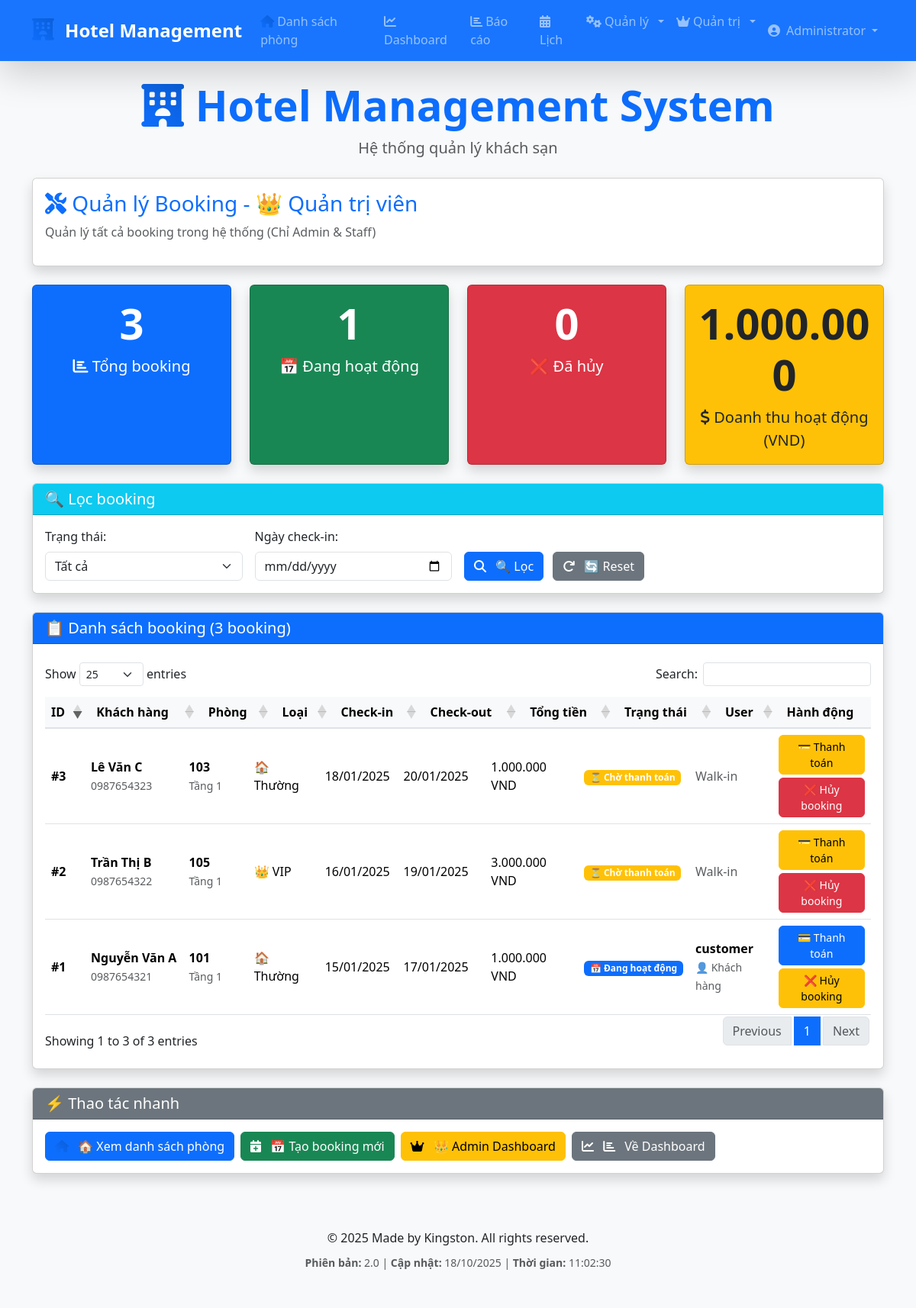
/manage_bookings.php (signed in), run on the app's committed database.
### tables this page shows
CREATE TABLE bookings (
    id INT AUTO_INCREMENT PRIMARY KEY,
    guest_id INT NOT NULL,
    room_id INT NOT NULL,
    checkin DATE NOT NULL,
    checkout DATE NOT NULL,
    total_price DECIMAL(10,2) NOT NULL,
    status ENUM('pending_payment', 'booked', 'checked_in', 'checked_out', 'completed', 'cancelled', 'early_checkout') DEFAULT 'pending_payment',
    payment_status ENUM('unpaid', 'paid', 'partial', 'refunded') DEFAULT 'unpaid',
    created_at TIMESTAMP DEFAULT CURRENT_TIMESTAMP,
    updated_at TIMESTAMP DEFAULT CURRENT_TIMESTAMP ON UPDATE CURRENT_TIMESTAMP,
    FOREIGN KEY (guest_id) REFERENCES guests(id) ON DELETE CASCADE,
    FOREIGN KEY (room_id) REFERENCES rooms(id) ON DELETE CASCADE
);

CREATE TABLE guests (
    id INT AUTO_INCREMENT PRIMARY KEY,
    user_id INT NULL,
    name VARCHAR(100) NOT NULL,
    phone VARCHAR(20),
    email VARCHAR(100),
    id_card VARCHAR(20),
    address TEXT,
    created_at TIMESTAMP DEFAULT CURRENT_TIMESTAMP,
    FOREIGN KEY (user_id) REFERENCES users(id) ON DELETE SET NULL
);

CREATE TABLE rooms (
    id INT AUTO_INCREMENT PRIMARY KEY,
    room_number VARCHAR(10) UNIQUE NOT NULL,
    type ENUM('VIP', 'Thường') DEFAULT 'Thường',
    floor INT NOT NULL,
    price DECIMAL(10,2) NOT NULL,
    price_per_night DECIMAL(10,2) NOT NULL,   
    status ENUM('available', 'booked', 'occupied', 'cleaning', 'maintenance') DEFAULT 'available',
    amenities TEXT,
    created_at TIMESTAMP DEFAULT CURRENT_TIMESTAMP
);

CREATE TABLE users (
    id INT AUTO_INCREMENT PRIMARY KEY,
    username VARCHAR(50) UNIQUE NOT NULL,
    password VARCHAR(255) NOT NULL,
    full_name VARCHAR(100) NOT NULL,
    email VARCHAR(100) UNIQUE NOT NULL,
    phone VARCHAR(20),
    role ENUM('admin', 'staff', 'customer') DEFAULT 'customer',
    status ENUM('active', 'inactive') DEFAULT 'active',
    created_at TIMESTAMP DEFAULT CURRENT_TIMESTAMP,
    last_login TIMESTAMP NULL
);

### auth/auth_functions.php (called while the page is built, shortened)
<?php
function getUserRole() {
    return $_SESSION['role'] ?? null;
}
function getRoleDisplayName($role) {
    switch ($role) {
        case 'admin':
            return '👑 Quản trị viên';
        case 'customer':
            return '👤 Khách hàng';
    }
}
?>

### manage_bookings.php (the view, shortened to what this page needs)
<?php
include "db.php";
include "auth/auth_functions.php";
$filter_status = $_GET['status'] ?? '';
$filter_date = $_GET['date'] ?? '';
$where_conditions = [];
$where_clause = !empty($where_conditions) ? 'WHERE ' . implode(' AND ', $where_conditions) : '';
$bookings_query = "
    SELECT b.*, r.room_number, r.type as room_type, r.floor,
           g.name as guest_name, g.phone as guest_phone,
           u.username, u.role as user_role
    FROM bookings b
    JOIN rooms r ON b.room_id = r.id
    JOIN guests g ON b.guest_id = g.id
    LEFT JOIN users u ON g.user_id = u.id
    $where_clause
    ORDER BY b.id DESC
";
$bookings = $conn->query($bookings_query);
$stats = $conn->query("
    SELECT
        COUNT(*) as total_bookings,
        SUM(CASE WHEN status = 'booked' THEN 1 ELSE 0 END) as active_bookings,
        SUM(CASE WHEN status = 'cancelled' THEN 1 ELSE 0 END) as cancelled_bookings,
        SUM(CASE WHEN status = 'booked' THEN total_price ELSE 0 END) as active_revenue
    FROM bookings
")->fetch_assoc();
include "includes/header.php";
?>
<div class="card shadow mb-4">
    <div class="card-body">
        <h2 class="card-title fs-3 text-primary"><i class="fas fa-tools"></i> Quản lý Booking - <?php echo getRoleDisplayName(getUserRole()); ?></h2>
        <p class="text-muted">Quản lý tất cả booking trong hệ thống (Chỉ Admin & Staff)</p>
    </div>
</div>
<div class="row g-4 mb-4">
    <div class="col-lg-3 col-md-6 col-sm-12">
        <div class="card bg-primary text-white text-center h-100 shadow">
            <div class="card-body">
                <div class="display-4 fw-bold mb-2"><?php echo $stats['total_bookings']; ?></div>
                <div class="fs-5"><i class="fas fa-chart-bar"></i> Tổng booking</div>
            </div>
        </div>
    </div>
    <div class="col-lg-3 col-md-6 col-sm-12">
        <div class="card bg-success text-white text-center h-100 shadow">
            <div class="card-body">
                <div class="display-4 fw-bold mb-2"><?php echo $stats['active_bookings']; ?></div>
                <div class="fs-5">📅 Đang hoạt động</div>
            </div>
        </div>
    </div>
    <div class="col-lg-3 col-md-6 col-sm-12">
        <div class="card bg-danger text-white text-center h-100 shadow">
            <div class="card-body">
                <div class="display-4 fw-bold mb-2"><?php echo $stats['cancelled_bookings']; ?></div>
                <div class="fs-5">❌ Đã hủy</div>
            </div>
        </div>
    </div>
    <div class="col-lg-3 col-md-6 col-sm-12">
        <div class="card bg-warning text-dark text-center h-100 shadow">
            <div class="card-body">
                <div class="display-4 fw-bold mb-2"><?php echo number_format($stats['active_revenue'], 0, ',', '.'); ?></div>
                <div class="fs-5"><i class="fas fa-dollar-sign"></i> Doanh thu hoạt động (VND)</div>
            </div>
        </div>
    </div>
</div>
<div class="card shadow mb-4">
    <div class="card-header bg-info text-white">
        <h3 class="card-title fs-5 mb-0">🔍 Lọc booking</h3>
    </div>
    <div class="card-body">
        <form method="GET" class="row g-3 align-items-end">
            <div class="col-md-3">
                <label for="status" class="form-label">Trạng thái:</label>
                <select name="status" id="status" class="form-select">
                    <option value="all" <?php echo $filter_status === 'all' ? 'selected' : ''; ?>>Tất cả</option>
                </select>
            </div>
            <div class="col-md-3">
                <label for="date" class="form-label">Ngày check-in:</label>
                <input type="date" name="date" id="date" value="<?php echo $filter_date; ?>" class="form-control">
            </div>
            <div class="col-md-6">
                <button type="submit" class="btn btn-primary me-2">
                                            <i class="fas fa-search"></i> 🔍 Lọc
                </button>
                <a href="manage_bookings.php" class="btn btn-secondary">
                                            <i class="fas fa-redo"></i> 🔄 Reset
                </a>
            </div>
        </form>
    </div>
</div>
<?php if ($bookings && $bookings->num_rows > 0): ?>
<div class="card shadow mb-4">
    <div class="card-header bg-primary text-white">
        <h3 class="card-title fs-5 mb-0">📋 Danh sách booking (<?php echo $bookings->num_rows; ?> booking)</h3>
    </div>
    <div class="card-body">
        <div class="table-responsive">
            <table id="manageBookingsTable" class="table table-hover w-100">
                <thead class="table-primary">
                    <tr>
                        <th>ID</th>
                        <th>Khách hàng</th>
                        <th>Phòng</th>
                        <th>Loại</th>
                        <th>Check-in</th>
                        <th>Check-out</th>
                        <th>Tổng tiền</th>
                        <th>Trạng thái</th>
                        <th>User</th>
                        <th>Hành động</th>
                    </tr>
                </thead>
                <tbody>
                    <?php while ($booking = $bookings->fetch_assoc()): ?>
                    <tr class="<?php echo $booking['status'] === 'cancelled' ? 'table-secondary' : ''; ?>">
                        <td><strong>#<?php echo $booking['id']; ?></strong></td>
                        <td>
                            <strong><?php echo htmlspecialchars($booking['guest_name']); ?></strong><br>
                            <small class="text-muted"><?php echo $booking['guest_phone']; ?></small>
                        </td>
                        <td>
                            <strong><?php echo $booking['room_number']; ?></strong><br>
                            <small class="text-muted">Tầng <?php echo $booking['floor']; ?></small>
                        </td>
                        <td>
                            <?php echo $booking['room_type'] === 'VIP' ? '👑 VIP' : '🏠 Thường'; ?>
                        </td>
                        <td><?php echo date('d/m/Y', strtotime($booking['checkin'])); ?></td>
                        <td><?php echo date('d/m/Y', strtotime($booking['checkout'])); ?></td>
                        <td><?php echo number_format($booking['total_price'], 0, ',', '.'); ?> VND</td>
                        <td>
                            <?php
                            switch ($booking['status']) {
                                case 'pending_payment':
                                    echo '<span class="badge bg-warning">⏳ Chờ thanh toán</span>';
                                    break;
                                case 'booked':
                                    echo '<span class="badge bg-primary">📅 Đang hoạt động</span>';
                                    break;
                            }
                            ?>
                        </td>
                        <td>
                            <?php if ($booking['username']): ?>
                                <strong><?php echo $booking['username']; ?></strong><br>
                                <small class="text-muted"><?php echo getRoleDisplayName($booking['user_role']); ?></small>
                            <?php else: ?>
                                <span class="text-muted">Walk-in</span>
                            <?php endif; ?>
                        </td>
                        <td>
                            <div class="d-flex flex-column gap-1">
                                <?php if ($booking['status'] === 'pending_payment'): ?>
                                    <a href="payment_form.php?booking_id=<?php echo $booking['id']; ?>"
                                       class="btn btn-warning btn-sm">
                                        💳 Thanh toán
                                    </a>
                                    <a href="cancel_booking.php?booking_id=<?php echo $booking['id']; ?>"
                                       class="btn btn-danger btn-sm">
                                        ❌ Hủy booking
                                    </a>
                                <?php elseif ($booking['status'] === 'booked'): ?>
                                    <a href="payment_form.php?booking_id=<?php echo $booking['id']; ?>"
                                       class="btn btn-primary btn-sm">
                                        💳 Thanh toán
                                    </a>
                                    <form method="POST" class="d-inline"
                                          onsubmit="return confirm('Bạn có chắc muốn HỦY booking #<?php echo $booking['id']; ?>?\n\nPhòng <?php echo $booking['room_number']; ?> sẽ trở về trạng thái trống.')">
                                        <button type="submit" name="cancel_booking"
                                                class="btn btn-warning btn-sm">
                                            ❌ Hủy booking
                                        </button>
                                    </form>
                                <?php endif; ?>
                            </div>
                        </td>
                    </tr>
                    <?php endwhile; ?>
                </tbody>
            </table>
        </div>
    </div>
</div>
<?php endif; ?>
<div class="card shadow">
    <div class="card-header bg-secondary text-white">
        <h3 class="card-title fs-5 mb-0">⚡ Thao tác nhanh</h3>
    </div>
    <div class="card-body">
        <div class="d-flex flex-wrap gap-2">
            <a href="index.php" class="btn btn-primary">
                                        <i class="fas fa-home"></i> 🏠 Xem danh sách phòng
            </a>
            <a href="book.php" class="btn btn-success">
                                        <i class="fas fa-calendar-plus"></i> 📅 Tạo booking mới
            </a>
            <?php if (getUserRole() === 'admin'): ?>
            <a href="admin/admin_dashboard.php" class="btn btn-warning">
                                        <i class="fas fa-crown"></i> 👑 Admin Dashboard
            </a>
            <?php endif; ?>
            <a href="dashboard.php" class="btn btn-secondary">
                                        <i class="fas fa-chart-line"></i> <i class="fas fa-chart-bar"></i> Về Dashboard
            </a>
        </div>
    </div>
</div>
<?php include "includes/footer.php"; ?>

### assets/css/hotel-style.css (style rules this page uses)
.table th { font-weight: 600; background-color: #f8f9fa; border-bottom: 2px solid #dee2e6; white-space: nowrap; }
.table td { vertical-align: middle; }
.card .card-body .table-responsive { border-radius: 0.375rem; }
.btn-sm { padding: 0.25rem 0.5rem; font-size: 0.875rem; border-radius: 0.375rem; }
.dataTables_wrapper table { width: 100% !important; }
.dataTables_wrapper table thead th, .dataTables_wrapper table tbody td { width: auto !important; }

### data on the page
bookings: id "3", guest.name "Lê Văn C", guest.phone "0987654323", room.room_number "103", room.floor "1", shows "🏠 Thường", checkin "18/01/2025", checkout "20/01/2025", total_price "1.000.000", status "⏳ Chờ thanh toán", shows "Walk-in"
bookings: id "2", guest.name "Trần Thị B", guest.phone "0987654322", room.room_number "105", room.floor "1", shows "👑 VIP", checkin "16/01/2025", checkout "19/01/2025", total_price "3.000.000", status "⏳ Chờ thanh toán", shows "Walk-in"
bookings: id "1", guest.name "Nguyễn Văn A", guest.phone "0987654321", room.room_number "101", room.floor "1", shows "🏠 Thường", checkin "15/01/2025", checkout "17/01/2025", total_price "1.000.000", status "📅 Đang hoạt động", users.username "customer", users.role "👤 Khách hàng"

### other printed values
$user['full_name'] "Administrator"
getRoleDisplayName(getUserRole()) "👑 Quản trị viên"
$stats['total_bookings'] "3"
$stats['active_bookings'] "1"
$stats['cancelled_bookings'] "0"
$stats['active_revenue'] "1.000.000"
$bookings->num_rows "3"
